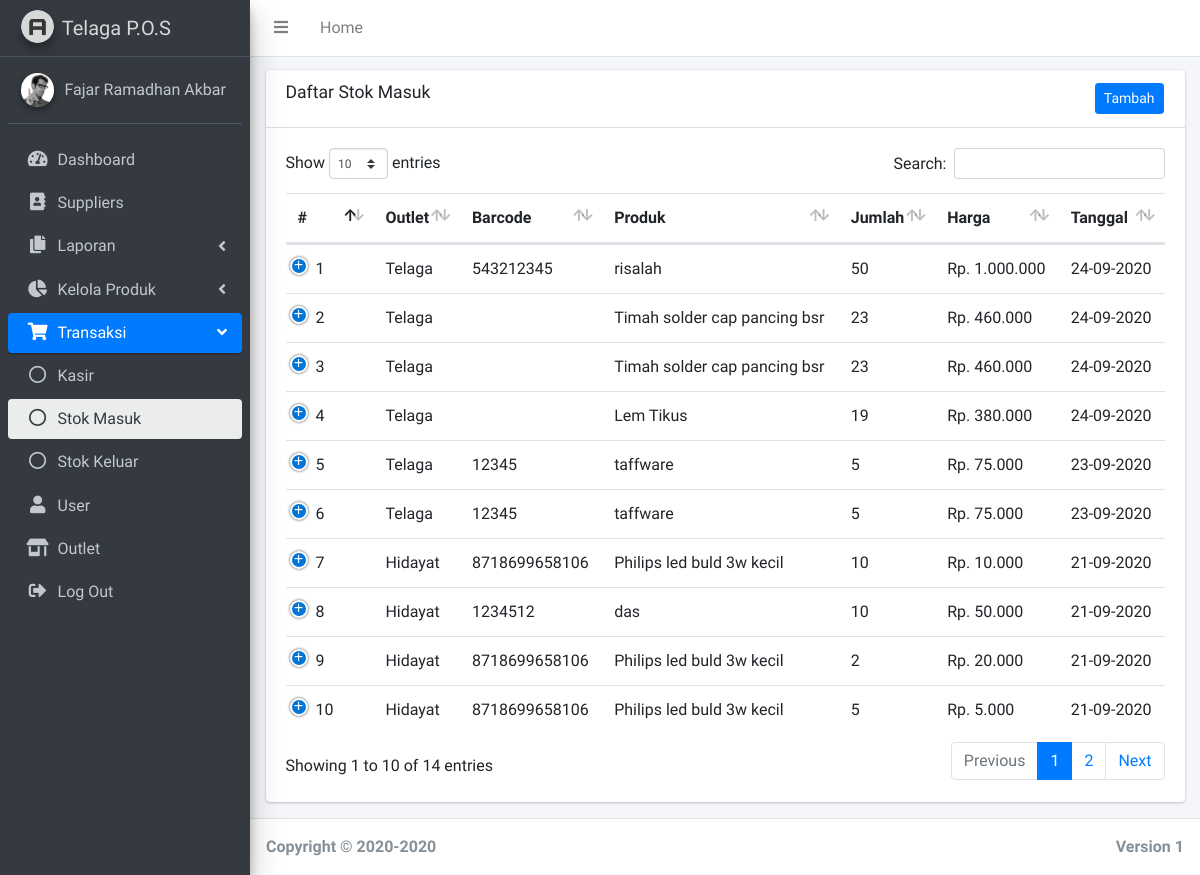
Page /admin/stokmasuk.php (signed in) on the committed database.
### tables this page shows
CREATE TABLE `t_stock` (
  `stock_id` int(11) NOT NULL,
  `item_id` int(11) NOT NULL,
  `type` enum('in','out') NOT NULL,
  `detail` varchar(200) NOT NULL,
  `supplier_id` int(11) DEFAULT NULL,
  `qty` int(10) NOT NULL,
  `harga` int(11) NOT NULL,
  `date` date NOT NULL,
  `created` datetime NOT NULL DEFAULT CURRENT_TIMESTAMP,
  `user_id` int(11) NOT NULL,
  `outlet_id` int(11) DEFAULT NULL
);

CREATE TABLE `outlet` (
  `outlet_id` int(11) NOT NULL,
  `kasir_id` int(11) NOT NULL,
  `name` varchar(50) NOT NULL,
  `address` text,
  `phone` varchar(20) DEFAULT NULL,
  `created` datetime NOT NULL DEFAULT CURRENT_TIMESTAMP,
  `updated` datetime DEFAULT NULL
);

CREATE TABLE `p_item` (
  `item_id` int(11) NOT NULL,
  `barcode` varchar(100) DEFAULT NULL,
  `name` varchar(100) DEFAULT NULL,
  `category_id` int(11) NOT NULL,
  `unit_id` int(11) NOT NULL,
  `price` int(11) DEFAULT NULL,
  `stock` int(11) NOT NULL DEFAULT '0',
  `varian` varchar(100) DEFAULT NULL,
  `created` datetime NOT NULL DEFAULT CURRENT_TIMESTAMP,
  `updated` datetime DEFAULT NULL,
  `user_id` int(11) NOT NULL,
  `outlet_id` int(11) NOT NULL
);

### admin/stokmasuk.php (the view, shortened to what this page needs)
<?php
include "../koneksi.php";
?>
<!DOCTYPE html>
<html lang="en">
<head>
  <link rel="stylesheet" href="../plugins/fontawesome-free/css/all.min.css">
  <link rel="stylesheet" href="../plugins/overlayScrollbars/css/OverlayScrollbars.min.css">
  <link rel="stylesheet" href="../dist/css/adminlte.min.css">
  <link rel="stylesheet" href="../plugins/datatables-bs4/css/dataTables.bootstrap4.min.css">
  <link rel="stylesheet" href="../plugins/datatables-responsive/css/responsive.bootstrap4.min.css">
</head>
<body class="hold-transition sidebar-mini layout-fixed layout-navbar-fixed layout-footer-fixed">
  <div class="wrapper">
    <nav class="main-header navbar navbar-expand navbar-white navbar-light">
      <ul class="navbar-nav">
        <li class="nav-item">
          <a class="nav-link" data-widget="pushmenu" href="#" role="button"><i class="fas fa-bars"></i></a>
        </li>
        <li class="nav-item d-none d-sm-inline-block">
          <a href="index.php" class="nav-link">Home</a>
        </li>
      </ul>
    </nav>
    <aside class="main-sidebar sidebar-dark-primary elevation-4">
      <a href="index.php" class="brand-link">
        <img src="../dist/img/AdminLTELogo.png" alt="AdminLTE Logo" class="brand-image img-circle elevation-3" style="opacity: .8">
        <span class="brand-text font-weight-light">Telaga P.O.S</span>
      </a>
      <div class="sidebar">
        <div class="user-panel mt-3 pb-3 mb-3 d-flex">
          <div class="image">
            <img src="../dist/img/user2-160x160.jpg" class="img-circle elevation-2" alt="User Image">
          </div>
          <div class="info">
            <a href="#" class="d-block"><?php echo $_SESSION['nama']; ?></a>
          </div>
        </div>
        <nav class="mt-2">
          <ul class="nav nav-pills nav-sidebar flex-column" data-widget="treeview" role="menu" data-accordion="false">
            <li class="nav-item has-treeview">
              <a href="index.php" class="nav-link">
                <i class="nav-icon fas fa-tachometer-alt"></i>
                <p>
                  Dashboard
                </p>
              </a>
            </li>
            <li class="nav-item has-treeview">
              <a href="suppliers.php" class="nav-link">
                <i class="nav-icon fas fa-address-book"></i>
                <p>
                  Suppliers
                </p>
              </a>
            </li>
            <li class="nav-item has-treeview">
              <a href="#" class="nav-link">
                <i class="nav-icon fas fa-copy"></i>
                <p>
                  Laporan
                  <i class="fas fa-angle-left right"></i>
                </p>
              </a>
            </li>
            <li class="nav-item has-treeview">
              <a href="#" class="nav-link">
                <i class="nav-icon fas fa-chart-pie"></i>
                <p>
                  Kelola Produk
                  <i class="right fas fa-angle-left"></i>
                </p>
              </a>
            </li>
            <li class="nav-item has-treeview menu-open">
              <a href="#" class="nav-link active">
                <i class="nav-icon fas fa-shopping-cart"></i>
                <p>
                  Transaksi
                  <i class="fas fa-angle-left right"></i>
                </p>
              </a>
              <ul class="nav nav-treeview">
                <li class="nav-item">
                  <a href="kasir.php" class="nav-link">
                    <i class="far fa-circle nav-icon"></i>
                    <p>Kasir</p>
                  </a>
                </li>
              </ul>
              <ul class="nav nav-treeview">
                <li class="nav-item">
                  <a href="stokmasuk.php" class="nav-link active">
                    <i class="far fa-circle nav-icon"></i>
                    <p>Stok Masuk</p>
                  </a>
                </li>
              </ul>
              <ul class="nav nav-treeview">
                <li class="nav-item">
                  <a href="stokkeluar.php" class="nav-link">
                    <i class="far fa-circle nav-icon"></i>
                    <p>Stok Keluar</p>
                  </a>
                </li>
              </ul>
            </li>
            <li class="nav-item has-treeview">
              <a href="daftaruser.php" class="nav-link">
                <i class="nav-icon fas fa-user"></i>
                <p>
                  User
                </p>
              </a>
            </li>
            <li class="nav-item has-treeview">
              <a href="daftaroutlet.php" class="nav-link">
                <i class="nav-icon fas fa-store-alt"></i>
                <p>
                  Outlet
                </p>
              </a>
            </li>
            <li class="nav-item has-treeview">
              <a href="../logout.php" class="nav-link" onclick=" return confirm('Yakin mau keluar?');">
                <i class="nav-icon fas fa-sign-out-alt"></i>
                <p>
                  Log Out
                </p>
              </a>
            </li>
          </ul>
        </nav>
      </div>
    </aside>
    <div class="content-wrapper">
      <section class="content" style="padding-top:13px">
        <div class="container-fluid">
          <div class="row">
            <div class="col-12">
              <div class="card">
                <div class="card-header">
                  <h3 class="card-title">Daftar Stok Masuk</h3>
                  <table style="float:right">
                    <td>
                      <a href="buatstokmasukbaru.php"><button type="button" class="btn btn-block btn-primary btn-sm">Tambah</button></a>
                    </td>
                  </table>
                </div>
                <?php
                $no = 1;
                $query = "SELECT outlet.name AS outlet_name, t_stock.stock_id,t_stock.item_id, p_item.barcode, p_item.name AS item_name, t_stock.type, t_stock.detail, supplier.name AS supplier_name, t_stock.qty, t_stock.harga, t_stock.date,t_stock.created
                  FROM t_stock
                  INNER JOIN p_item ON p_item.item_id=t_stock.item_id
                  INNER JOIN outlet ON outlet.outlet_id=p_item.outlet_id
                  LEFT JOIN supplier ON supplier.supplier_id=t_stock.supplier_id
                  WHERE t_stock.type = 'in'
                  ORDER BY t_stock.created DESC";
                $result = mysqli_query($koneksi, $query); ?>
                <div class="card-body">
                  <table class="table table-hover text-nowrap" id="example1">
                    <thead>
                      <tr>
                        <th>#</th>
                        <th>Outlet</th>
                        <th>Barcode</th>
                        <th>Produk</th>
                        <th>Jumlah</th>
                        <th>Harga</th>
                        <th>Tanggal</th>
                      </tr>
                    </thead>
                    <tbody>
                      <?php
                      function rupiah($angka)
                      {
                        $hasil_rupiah = "Rp. " . number_format($angka, 0, '', '.');
                        return $hasil_rupiah;
                      }
                      while ($stokmasuk = mysqli_fetch_assoc($result)) { ?>
                        <tr>
                          <td style="width:10%"><?php echo $no++; ?></td>
                          <td><?php echo "$stokmasuk[outlet_name]"; ?></td>
                          <td><?php echo "$stokmasuk[barcode]"; ?></td>
                          <td><?php echo "$stokmasuk[item_name]"; ?></td>
                          <td><?php echo "$stokmasuk[qty]"; ?></td>
                          <td><?php echo rupiah("$stokmasuk[harga]"); ?></td>
                          <td><?php echo date('d-m-Y', strtotime($stokmasuk['date'])); ?>
                        </tr>
                      <?php }
                      ?>
                    </tbody>
                  </table>
                </div>
              </div>
            </div>
          </div>
      </section>
    </div>
    <?php
    $tanggal = time();
    $tahun = date("Y", $tanggal);
    ?>
    <footer class="main-footer">
      <strong> <?php echo "Copyright &copy; 2020-" . $tahun; ?>
        <div class="float-right d-none d-sm-inline-block">
          <b>Version</b> 1
        </div>
    </footer>
  </div>
</body>
</html>

### rows in the picture
t_stock: outlet.name "Telaga", item.barcode "543212345", item.name "risalah", qty "50", harga "Rp. 1.000.000", date "24-09-2020"
t_stock: outlet.name "Telaga", item.name "Timah solder cap pancing bsr", qty "23", harga "Rp. 460.000", date "24-09-2020"
t_stock: outlet.name "Telaga", item.name "Timah solder cap pancing bsr", qty "23", harga "Rp. 460.000", date "24-09-2020"
t_stock: outlet.name "Telaga", item.name "Lem Tikus", qty "19", harga "Rp. 380.000", date "24-09-2020"
t_stock: outlet.name "Telaga", item.barcode "12345", item.name "taffware", qty "5", harga "Rp. 75.000", date "23-09-2020"
t_stock: outlet.name "Telaga", item.barcode "12345", item.name "taffware", qty "5", harga "Rp. 75.000", date "23-09-2020"
t_stock: outlet.name "Hidayat", item.barcode "8718699658106", item.name "Philips led buld 3w kecil", qty "10", harga "Rp. 10.000", date "21-09-2020"
t_stock: outlet.name "Hidayat", item.barcode "1234512", item.name "das", qty "10", harga "Rp. 50.000", date "21-09-2020"
t_stock: outlet.name "Hidayat", item.barcode "8718699658106", item.name "Philips led buld 3w kecil", qty "2", harga "Rp. 20.000", date "21-09-2020"
t_stock: outlet.name "Hidayat", item.barcode "8718699658106", item.name "Philips led buld 3w kecil", qty "5", harga "Rp. 5.000", date "21-09-2020"

### other values in the picture
$_SESSION['nama'] "Fajar Ramadhan Akbar"
